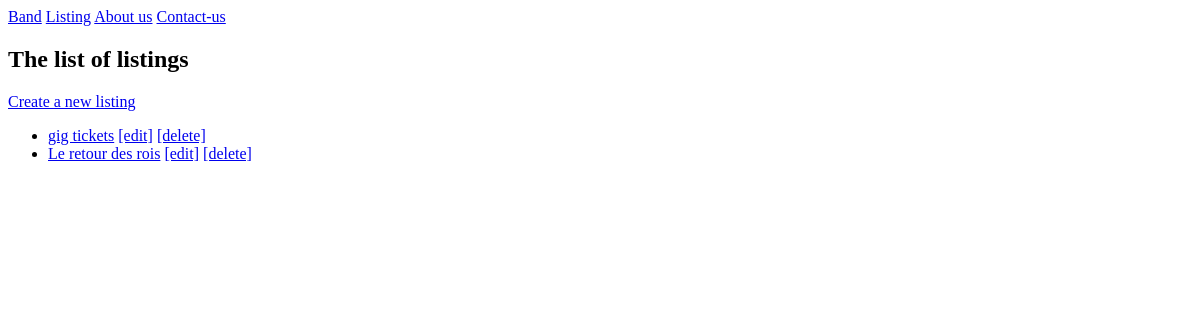
Page /listings/ on the earlier database version.
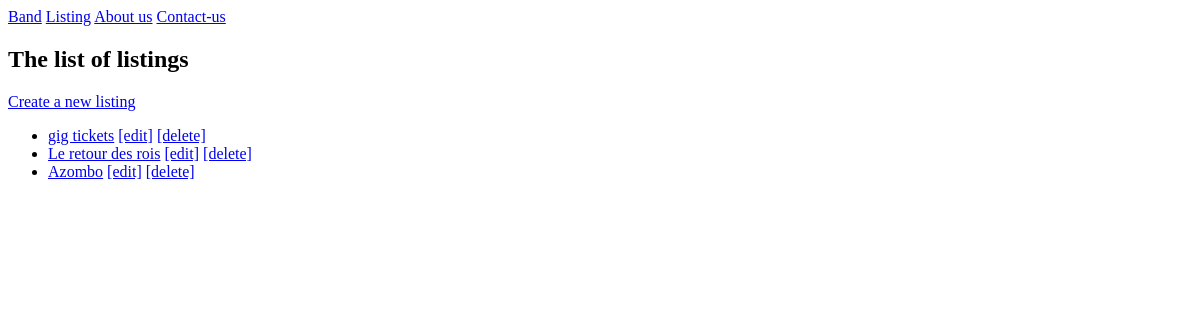
Same page on the later database version.
### listings/models.py (models this page shows, shortened)
class Listing(models.Model):
    class ListingTypes(models.TextChoices):
        RECORDS = 'R'
        CLOTHING = 'C'
        POSTER = 'P'
        MISC = 'M'
    title = models.fields.CharField(max_length=180)
    description = models.fields.CharField(max_length=2000)
    sold = models.fields.BooleanField(default=False)
    year = models.fields.IntegerField(
        null = True,
        validators = [MinValueValidator(1990), MaxValueValidator(2021)]
    )
    type = models.fields.CharField(max_length=5, choices=ListingTypes.choices)
    band = models.ForeignKey(Band, null=True, on_delete=models.SET_NULL)

### listings/views.py (the view)
# urls.py: path('listings/', views.listings, name="listing-list"),
def listings(request):
    listings = Listing.objects.all()
    return render(request, 'listings/listings.html',
    {'listings': listings});

### listings/templates/listings/listings.html
{% extends 'listings/base.html' %}
{% block content %}
    <h2>The list of listings</h2>
    <a href="{% url 'listing-create' %}">Create a new listing</a>
    <ul>
        {% for listing in listings %}
            <li>
                <a href="{% url 'listing-detail' listing.id %}">{{ listing.title }}</a>
                <a href="{% url 'listing-update' listing.id %}">[edit]</a>
                <a href="{% url 'listing-delete' listing.id %}">[delete]</a>
            </li>
        {% endfor %}
    </ul>
{% endblock %}

Differences in the rows shown:
added Listing: title "Azombo"
